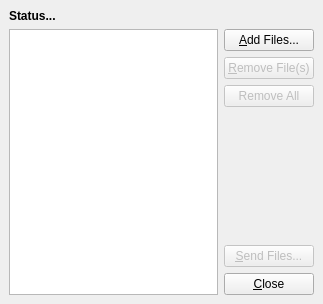
<ui version="4.0" >
 <author></author>
 <comment></comment>
 <exportmacro></exportmacro>
 <class>FileSenderWindow</class>
 <widget class="QWidget" name="FileSenderWindow" >
  <property name="geometry" >
   <rect>
    <x>0</x>
    <y>0</y>
    <width>323</width>
    <height>304</height>
   </rect>
  </property>
  <property name="windowTitle" >
   <string>Send Files</string>
  </property>
  <property name="windowIcon" >
   <iconset resource="../images.qrc" >:/images/cspace32.png</iconset>
  </property>
  <layout class="QVBoxLayout" >
   <property name="margin" >
    <number>9</number>
   </property>
   <property name="spacing" >
    <number>6</number>
   </property>
   <item>
    <widget class="QLabel" name="status" >
     <property name="text" >
      <string>&lt;b>Status...&lt;/b></string>
     </property>
     <property name="wordWrap" >
      <bool>true</bool>
     </property>
    </widget>
   </item>
   <item>
    <layout class="QHBoxLayout" >
     <property name="margin" >
      <number>0</number>
     </property>
     <property name="spacing" >
      <number>6</number>
     </property>
     <item>
      <widget class="QListWidget" name="fileList" >
       <property name="selectionMode" >
        <enum>QAbstractItemView::ExtendedSelection</enum>
       </property>
      </widget>
     </item>
     <item>
      <layout class="QVBoxLayout" >
       <property name="margin" >
        <number>0</number>
       </property>
       <property name="spacing" >
        <number>6</number>
       </property>
       <item>
        <widget class="QPushButton" name="addFilesButton" >
         <property name="text" >
          <string>&amp;Add Files...</string>
         </property>
        </widget>
       </item>
       <item>
        <widget class="QPushButton" name="removeFilesButton" >
         <property name="enabled" >
          <bool>false</bool>
         </property>
         <property name="text" >
          <string>&amp;Remove File(s)</string>
         </property>
        </widget>
       </item>
       <item>
        <widget class="QPushButton" name="removeAllButton" >
         <property name="enabled" >
          <bool>false</bool>
         </property>
         <property name="text" >
          <string>Remove All</string>
         </property>
        </widget>
       </item>
       <item>
        <spacer>
         <property name="orientation" >
          <enum>Qt::Vertical</enum>
         </property>
         <property name="sizeHint" >
          <size>
           <width>20</width>
           <height>40</height>
          </size>
         </property>
        </spacer>
       </item>
       <item>
        <widget class="QPushButton" name="sendFilesButton" >
         <property name="enabled" >
          <bool>false</bool>
         </property>
         <property name="text" >
          <string>&amp;Send Files...</string>
         </property>
        </widget>
       </item>
       <item>
        <widget class="QPushButton" name="closeButton" >
         <property name="text" >
          <string>&amp;Close</string>
         </property>
        </widget>
       </item>
      </layout>
     </item>
    </layout>
   </item>
  </layout>
 </widget>
 <pixmapfunction></pixmapfunction>
 <resources>
  <include location="../images.qrc" />
 </resources>
 <connections/>
</ui>
